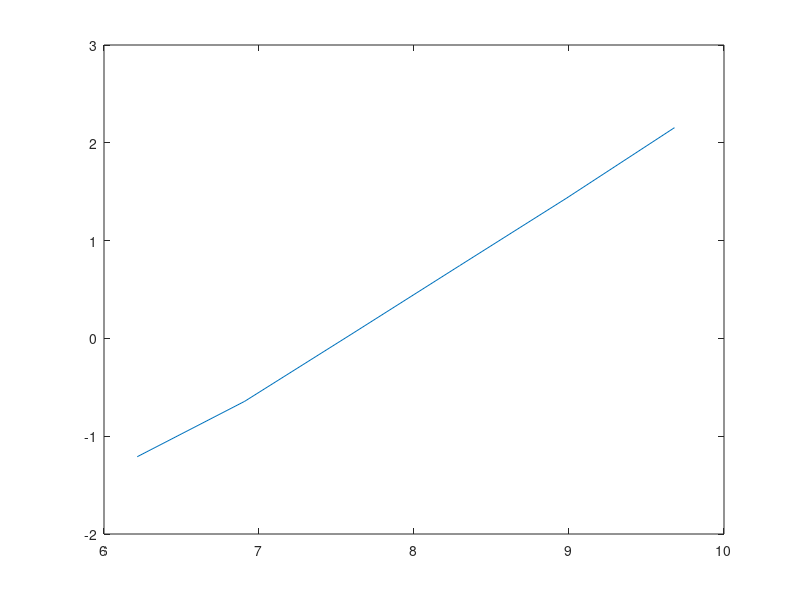

MATLAB code to generate this figure:
t1=[0.2983, 0.5256, 1.0488, 2.1036, 4.2088, 8.6241]';

s=[500, 1000, 2000, 4000, 8000, 16000]';

figure(1)
plot(log(s),log(t1));